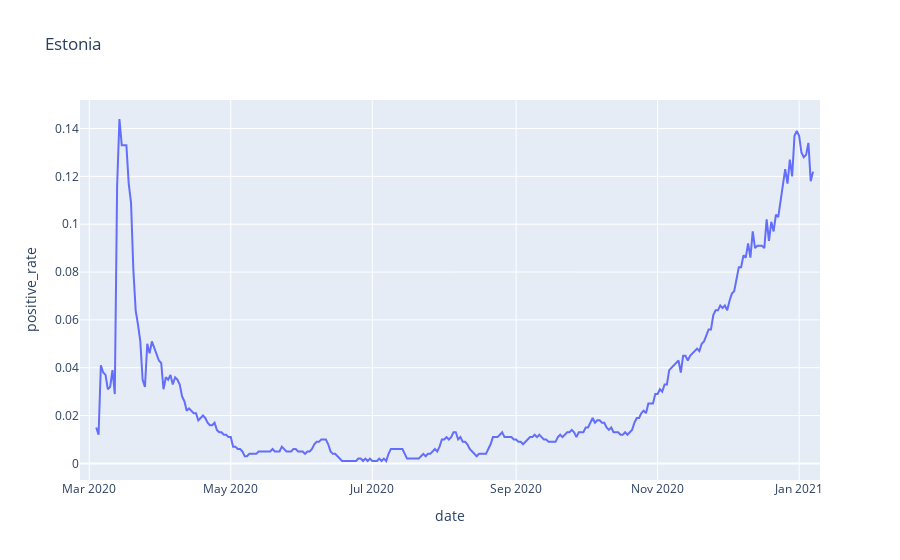
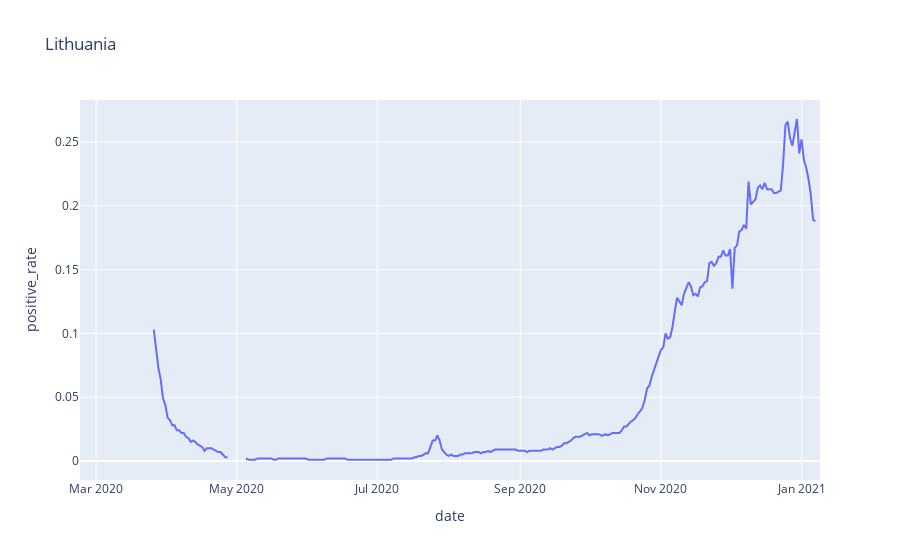
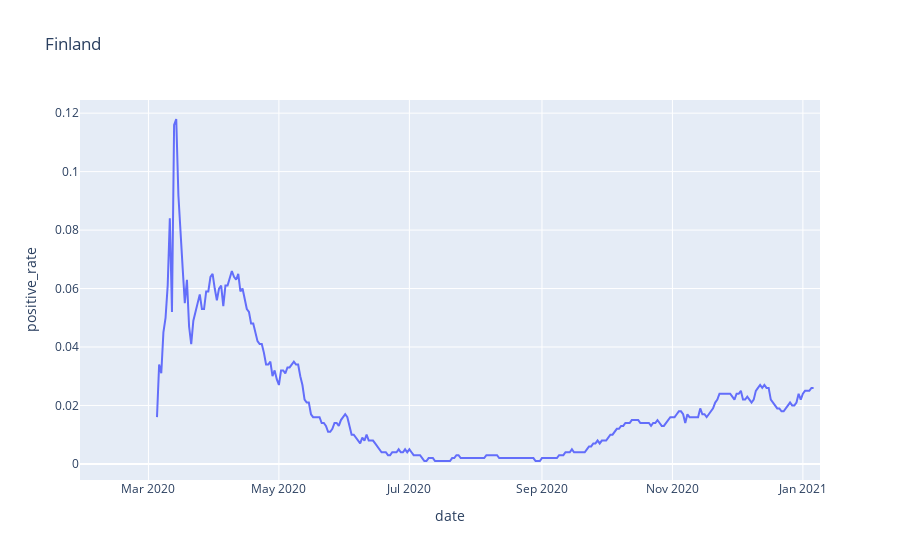

The notebook cell saved with these charts, in order:
### Code cell
for data in [et_data, lt_data, fi_data]:
    country = data['location'].iloc[0]
    fig = px.line(data, x="date", y="positive_rate", title=country)
    fig.show()

### Figure 1 — Plotly figure (JSON) as saved in the notebook; plotly's stock layout.template omitted (floating-point values rounded to 4 significant figures; data arrays with more than 128 entries replaced by an {"elided": "..."} marker saying what was removed)
{"data": [{"hovertemplate": "date=%{x}<br>positive_rate=%{y}<extra></extra>", "legendgroup": "", "line": {"color": "#636efa", "dash": "solid"}, "mode": "lines", "name": "", "orientation": "v", "showlegend": false, "type": "scatter", "x": {"elided": "320 str values"}, "xaxis": "x", "y": {"elided": "320 float values"}, "yaxis": "y"}], "layout": {"legend": {"tracegroupgap": 0}, "title": {"text": "Estonia"}, "xaxis": {"anchor": "y", "domain": [0, 1], "title": {"text": "date"}}, "yaxis": {"anchor": "x", "domain": [0, 1], "title": {"text": "positive_rate"}}}}

### Figure 2 — Plotly figure (JSON) as saved in the notebook; plotly's stock layout.template omitted (floating-point values rounded to 4 significant figures; data arrays with more than 128 entries replaced by an {"elided": "..."} marker saying what was removed)
{"data": [{"hovertemplate": "date=%{x}<br>positive_rate=%{y}<extra></extra>", "legendgroup": "", "line": {"color": "#636efa", "dash": "solid"}, "mode": "lines", "name": "", "orientation": "v", "showlegend": false, "type": "scatter", "x": {"elided": "318 str values"}, "xaxis": "x", "y": {"elided": "318 float values"}, "yaxis": "y"}], "layout": {"legend": {"tracegroupgap": 0}, "title": {"text": "Lithuania"}, "xaxis": {"anchor": "y", "domain": [0, 1], "title": {"text": "date"}}, "yaxis": {"anchor": "x", "domain": [0, 1], "title": {"text": "positive_rate"}}}}

### Figure 3 — Plotly figure (JSON) as saved in the notebook; plotly's stock layout.template omitted (floating-point values rounded to 4 significant figures; data arrays with more than 128 entries replaced by an {"elided": "..."} marker saying what was removed)
{"data": [{"hovertemplate": "date=%{x}<br>positive_rate=%{y}<extra></extra>", "legendgroup": "", "line": {"color": "#636efa", "dash": "solid"}, "mode": "lines", "name": "", "orientation": "v", "showlegend": false, "type": "scatter", "x": {"elided": "347 str values"}, "xaxis": "x", "y": {"elided": "347 float values"}, "yaxis": "y"}], "layout": {"legend": {"tracegroupgap": 0}, "title": {"text": "Finland"}, "xaxis": {"anchor": "y", "domain": [0, 1], "title": {"text": "date"}}, "yaxis": {"anchor": "x", "domain": [0, 1], "title": {"text": "positive_rate"}}}}
